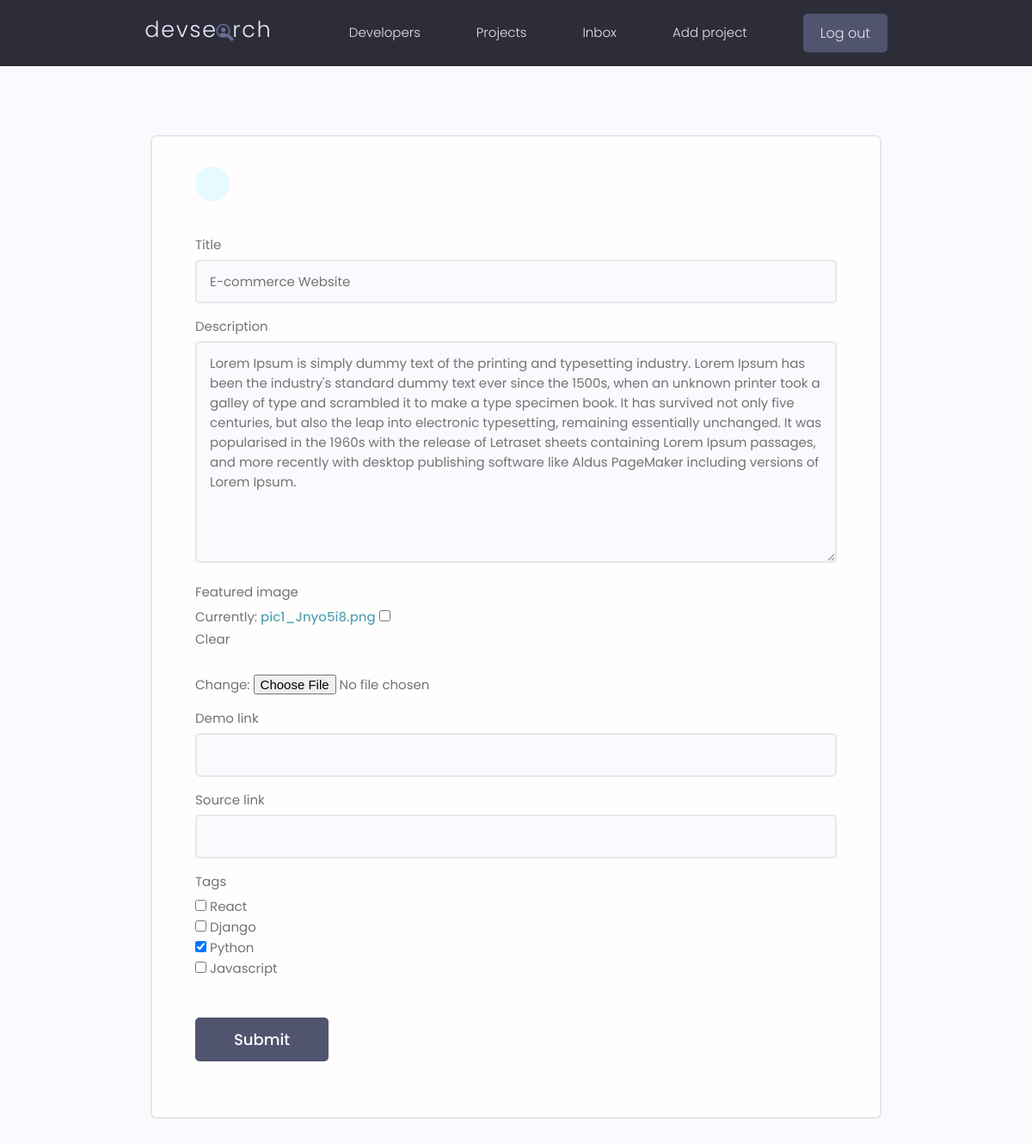
The app's page /projects/update-project/c700baafe33b41a9a112046d49faacba/ (signed in), older data.
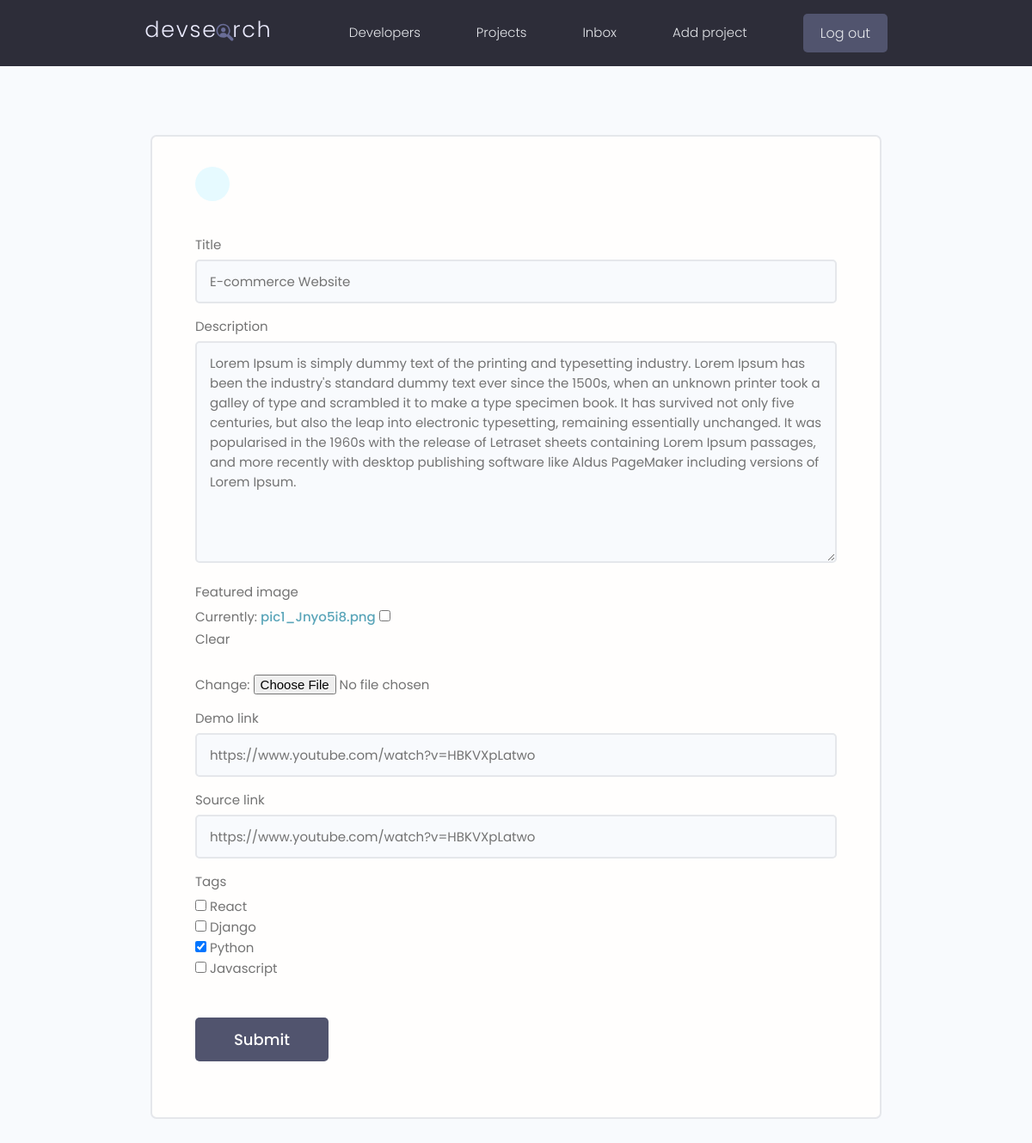
The same page, newer data.
### projects/models.py (models this page shows, shortened)
class Project(models.Model):
    owner = models.ForeignKey(Profile,null=True,blank=True,on_delete=models.SET_NULL)
    title = models.CharField(max_length = 200)
    description = models.TextField(null=True,blank=True) #can be empty
    featured_image = models.ImageField(null=True,blank=True,default="default.jpg")
    demo_link = models.CharField(max_length = 2000, null=True, blank=True)
    source_link = models.CharField(max_length = 2000, null=True, blank=True)
    tags = models.ManyToManyField('Tag', blank=True) #與下面的Tag 是 Many to Many 關係 #重要
    vote_total = models.IntegerField(default=0,null=True, blank=True)
    vote_ratio = models.IntegerField(default=0,null=True, blank=True)
    created = models.DateTimeField(auto_now_add = True)
    id = models.UUIDField(default=uuid.uuid4, unique=True,primary_key=True, editable=False)

### projects/views.py (the view)
# urls.py: path('update-project/<str:pk>/',views.updateProject,name = 'update-project' ),
@login_required(login_url="login")
def updateProject(request,pk):
    project = Project.objects.get(id=pk)
    form = ProjectForm(instance=project)
    context={'form':form}
    if request.method =='POST':
        form = ProjectForm(request.POST,request.FILES,instance=project)
        if form.is_valid():
            form.save()
            return redirect('projects')
    return render(request,"projects/project_form.html",context)

### projects/forms.py
class ProjectForm(ModelForm):
    class Meta:
        model  = Project   #指定哪一個class
        fields = ['title','description','featured_image',
        'demo_link','source_link','tags'] #form裡面 建造哪些 attribute
        widgets = {
            'tags' : forms.CheckboxSelectMultiple()
        }
    def __init__(self, *args, **kwargs):
        super(ProjectForm,self).__init__(*args, **kwargs)
        for name,field in self.fields.items():
            field.widget.attrs.update({'class':'input'})

### projects/models.py (called while the page is built)
    def __str__(self):
        return self.name

### projects/templates/projects/project_form.html (shortened to what this page needs)
{% extends 'main.html' %}
{% block content %}
<main class="formPage my-xl">
    <div class="content-box">
        <div class="formWrapper">
            <a class="backButton" href="#"></a>
            <br>
            <form class="form" method="POST"  enctype="multipart/form-data">
                {% for field in form %}
                <div class="form__field">
                    <label for="formInput#text">{{field.label}} </label>
                    {{field}}
                </div>
                {% endfor %}
                <input class="btn btn--sub btn--lg  my-md" type="submit" value="Submit" />
            </form>
        </div>
    </div>
</main>
{% endblock content %}

Row changes from the older to the newer data that the page shows:
changed Project "E-commerce Website": demo_link (not shown) → "https://www.youtube.com/watch?v=HBKVXpLatwo"; source_link (not shown) → "https://www.youtube.com/watch?v=HBKVXpLatwo"
